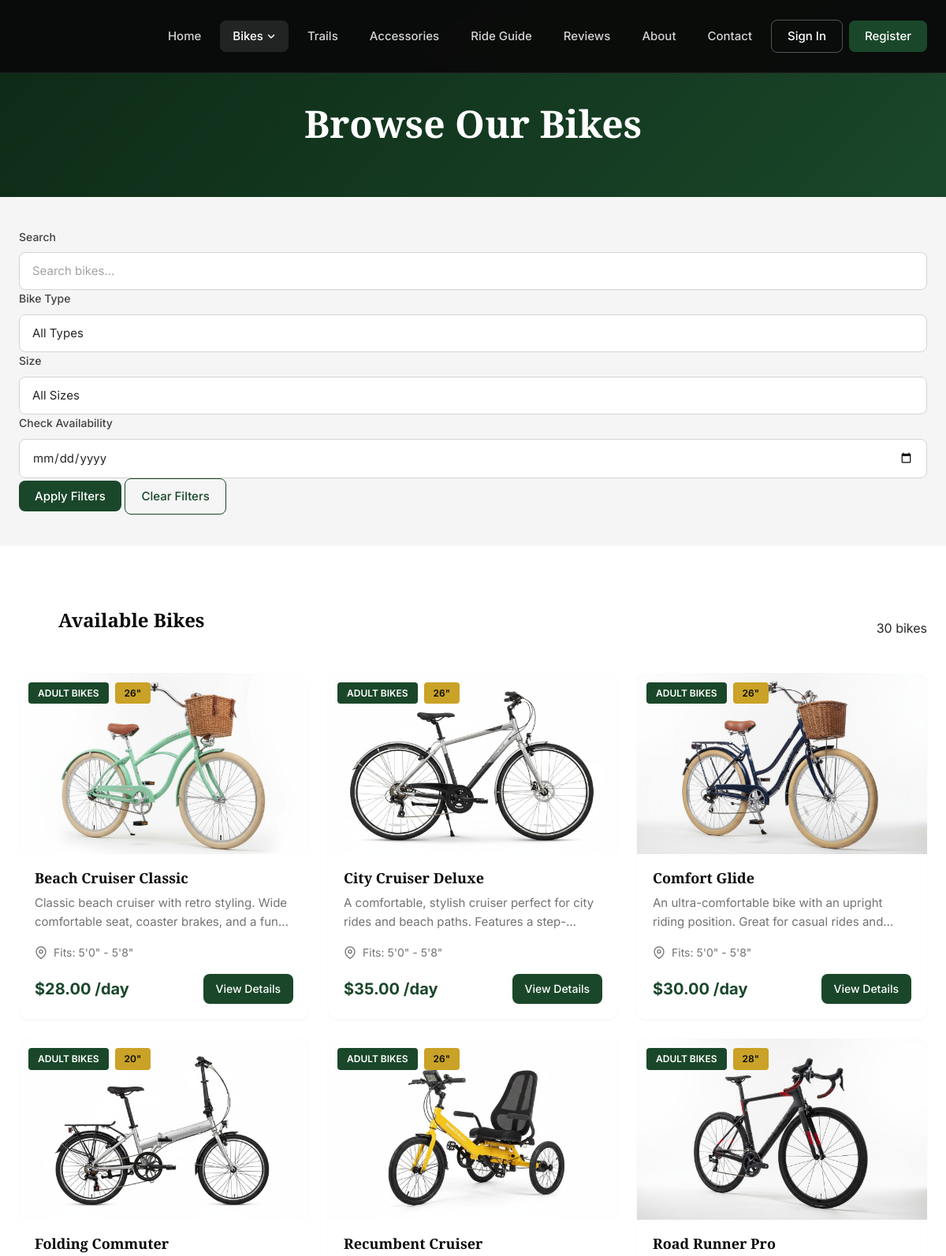
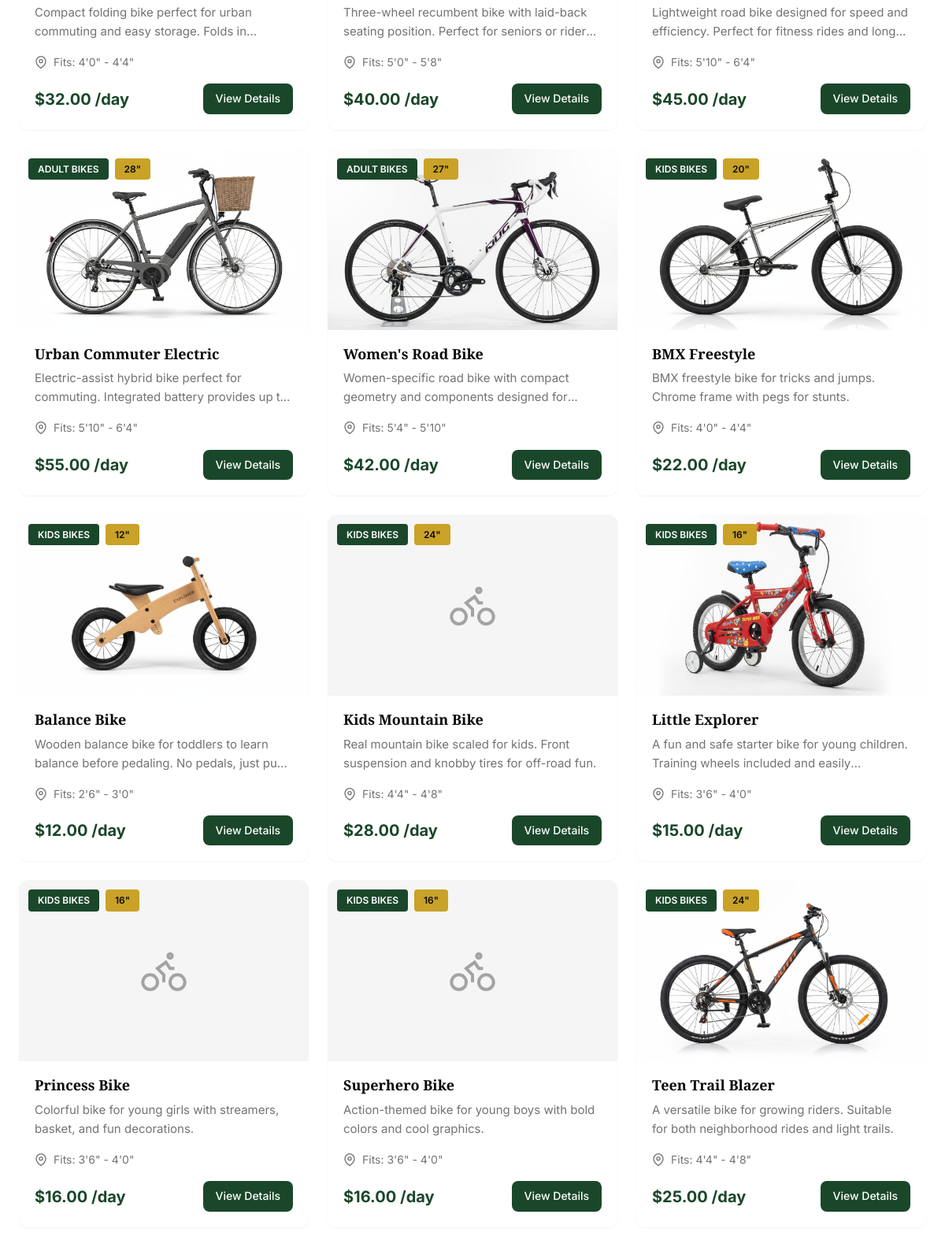
Screenshot of /bikes/ (upper part) with the database file from the repository (2 pictures, top to bottom).
### bikes/models.py (models this page shows, shortened)
class Bike(models.Model):
    BIKE_TYPES = [
        ('adult', 'Adult Bike'),
        ('kids', 'Kids Bike'),
        ('mountain', 'Mountain Bike'),
        ('tandem', 'Tandem Bike'),
    ]
    STATUS_CHOICES = [
        ('maintenance', 'At Dock'),
        ('in_use', 'On Trail'),
        ('available', 'In Shop')
    ]
    name = models.CharField(max_length=200)
    slug = models.SlugField(unique=True)
    serial_number = models.CharField(
        max_length=50,
        unique=True,
        null=True,
        blank=True,
        help_text="Unique ID for this physical unit (e.g., ICC-101)"
    )
    category = models.ForeignKey(
        BikeCategory,
        on_delete=models.CASCADE,
        related_name='bikes'
    )
    bike_type = models.CharField(max_length=20, choices=BIKE_TYPES)
    size = models.ForeignKey(
        BikeSize,
        on_delete=models.SET_NULL,
        null=True,
        blank=True,
        related_name='bikes'
    )
    description = models.TextField()
    features = models.TextField(help_text="List key features, one per line")
    price_per_day = models.DecimalField(max_digits=8, decimal_places=2)
    price_per_hour = models.DecimalField(max_digits=8, decimal_places=2, null=True, blank=True)
    image = models.ImageField(upload_to='bikes/', blank=True, null=True)
    is_available = models.BooleanField(default=True)
    is_maintenance = models.BooleanField(default=False, help_text="Bike is under maintenance")
    maintenance_note = models.TextField(blank=True, help_text="Reason for maintenance")
    location = models.ForeignKey(
        'locations.Location',
        on_delete=models.SET_NULL,
        null=True,
        blank=True,
        related_name='bikes'
    )
    status = models.CharField(
        max_length=20,
        choices=STATUS_CHOICES,
        default='available'
    )
    created_at = models.DateTimeField(auto_now_add=True)
    updated_at = models.DateTimeField(auto_now=True)
    class Meta:
        ordering = ['category', 'name']

class BikeCategory(models.Model):
    name = models.CharField(max_length=100, unique=True)
    slug = models.SlugField(unique=True)
    description = models.TextField()
    image = models.ImageField(upload_to='categories/', blank=True, null=True)
    display_order = models.PositiveIntegerField(default=0)
    is_active = models.BooleanField(default=True)
    class Meta:
        verbose_name = 'Bike Category'
        verbose_name_plural = 'Bike Categories'
        ordering = ['display_order', 'name']

class BikeSize(models.Model):
    size_inches = models.PositiveIntegerField(unique=True)
    description = models.TextField(help_text="Description of who this size fits")
    recommended_height = models.CharField(max_length=100, help_text="Recommended rider height range")
    recommended_age = models.CharField(max_length=100, blank=True, help_text="Recommended age range")
    class Meta:
        ordering = ['size_inches']

### bikes/views.py (the view, shortened to what this page needs)
# urls.py: path('', views.bike_list, name='bike_list'),
def bike_list(request):
    bikes = Bike.objects.filter(
        is_available=True,
        is_maintenance=False
    ).select_related('category', 'size')
    category_slug = request.GET.get('category')
    if category_slug:
        bikes = bikes.filter(category__slug=category_slug)
    bike_type = request.GET.get('type')
    if bike_type:
        bikes = bikes.filter(bike_type=bike_type)
    size = request.GET.get('size')
    if size:
        bikes = bikes.filter(size__size_inches=size)
    search = request.GET.get('search')
    if search:
        bikes = bikes.filter(
            Q(name__icontains=search) |
            Q(description__icontains=search) |
            Q(features__icontains=search)
        )
    date_str = request.GET.get('date')
    categories = BikeCategory.objects.filter(is_active=True)
    sizes = BikeSize.objects.all()
    context = {
        'bikes': bikes,
        'categories': categories,
        'sizes': sizes,
        'bike_types': Bike.BIKE_TYPES,
        'selected_category': category_slug,
        'selected_type': bike_type,
        'selected_size': size,
        'search_query': search,
        'check_date': date_str,
    }
    return render(request, 'bikes/bike_list.html', context)

### templates/bikes/bike_list.html (shortened to what this page needs)
{% extends 'base.html' %}
{% block content %}
<section class="page-header">
    <div class="container">
        <h1 class="page-title">Browse Our Bikes</h1>
    </div>
</section>
<section class="section-sm section-alt">
    <div class="container">
        <div class="filter-panel">
            <form method="get" class="filter-form">
                <div class="filter-row">
                    <div class="filter-group">
                        <label for="search">Search</label>
                        <input type="text" name="search" id="search" class="form-control" placeholder="Search bikes..." value="{{ search_query|default:'' }}">
                    </div>
                    <div class="filter-group">
                        <label for="type">Bike Type</label>
                        <select name="type" id="type" class="form-control">
                            <option value="">All Types</option>
                        </select>
                    </div>
                    <div class="filter-group">
                        <label for="size">Size</label>
                        <select name="size" id="size" class="form-control">
                            <option value="">All Sizes</option>
                        </select>
                    </div>
                    <div class="filter-group">
                        <label for="date">Check Availability</label>
                        <input type="date" name="date" id="date" class="form-control" value="{{ check_date|default:'' }}">
                    </div>
                </div>
                <div class="filter-actions">
                    <button type="submit" class="btn btn-primary">Apply Filters</button>
                    <a href="{% url 'bike_list' %}" class="btn btn-outline">Clear Filters</a>
                </div>
            </form>
        </div>
    </div>
</section>
<section class="section">
    <div class="container">
        <div class="section-header-flex">
            <h2 class="section-title">Available Bikes</h2>
            <span class="results-count">{{ bikes|length }} bike{{ bikes|length|pluralize }}</span>
        </div>
        <div class="bike-grid">
            {% for bike in bikes %}
            <div class="bike-card">
                <div class="bike-image">
                    {% if bike.image %}
                    <img src="{{ bike.image.url }}" alt="{{ bike.name }}">
                    {% else %}
                    <div class="bike-image-placeholder">
                        <svg width="64" height="64" viewBox="0 0 24 24" fill="none" stroke="currentColor" stroke-width="1.5">
                            <circle cx="5.5" cy="17.5" r="3.5"/>
                            <circle cx="18.5" cy="17.5" r="3.5"/>
                            <path d="M15 6a1 1 0 100-2 1 1 0 000 2zm-3 11.5V14l-3-3 4-3 2 3h2"/>
                        </svg>
                    </div>
                    {% endif %}
                    <div class="bike-badges">
                        <span class="bike-badge">{{ bike.category.name }}</span>
                        {% if bike.size %}
                        <span class="bike-badge badge-secondary">{{ bike.size.size_inches }}"</span>
                        {% endif %}
                    </div>
                </div>
                <div class="bike-content">
                    <h3 class="bike-name">{{ bike.name }}</h3>
                    <p class="bike-description">{{ bike.description|truncatewords:15 }}</p>
                    {% if bike.size %}
                    <div class="bike-size-info">
                        <svg width="16" height="16" viewBox="0 0 24 24" fill="none" stroke="currentColor" stroke-width="2">
                            <path d="M21 10c0 7-9 13-9 13s-9-6-9-13a9 9 0 0118 0z"/>
                            <circle cx="12" cy="10" r="3"/>
                        </svg>
                        Fits: {{ bike.size.recommended_height }}
                    </div>
                    {% endif %}
                    <div class="bike-footer">
                        <div class="bike-price">
                            <span class="price-main">${{ bike.price_per_day }}</span>
                            <span class="price-unit">/day</span>
                        </div>
                        <a href="{% url 'bike_detail' slug=bike.slug %}" class="btn btn-primary btn-sm">View Details</a>
                    </div>
                </div>
            </div>
            {% endfor %}
        </div>
    </div>
</section>
{% endblock %}

### static/css/profile.css (style rules this page uses)
.section-title { font-size: 1.5rem; margin-bottom: 20px; margin-left: 50px; }

### rows the page displays
Bike: image (picture), category.name "ADULT BIKES", size.size_inches "26", name "Beach Cruiser Classic", description "Classic beach cruiser with retro styling. Wide comfortable seat, coaster brakes, and a…", size.recommended_height "5'0\" - 5'8\"", price_per_day "28.00"
Bike: image (picture), category.name "ADULT BIKES", size.size_inches "26", name "City Cruiser Deluxe", description "A comfortable, stylish cruiser perfect for city rides and beach paths. Features…", size.recommended_height "5'0\" - 5'8\"", price_per_day "35.00"
Bike: image (picture), category.name "ADULT BIKES", size.size_inches "26", name "Comfort Glide", description "An ultra-comfortable bike with an upright riding position. Great for casual rides…", size.recommended_height "5'0\" - 5'8\"", price_per_day "30.00"
Bike: image (picture), category.name "ADULT BIKES", size.size_inches "20", name "Folding Commuter", description "Compact folding bike perfect for urban commuting and easy storage. Folds…", size.recommended_height "4'0\" - 4'4\"", price_per_day "32.00"
Bike: image (picture), category.name "ADULT BIKES", size.size_inches "26", name "Recumbent Cruiser", description "Three-wheel recumbent bike with laid-back seating position. Perfect for seniors or…", size.recommended_height "5'0\" - 5'8\"", price_per_day "40.00"
Bike: image (picture), category.name "ADULT BIKES", size.size_inches "28", name "Road Runner Pro", description "Lightweight road bike designed for speed and efficiency. Perfect for fitness rides…", size.recommended_height "5'10\" - 6'4\"", price_per_day "45.00"
Bike: image (picture), category.name "ADULT BIKES", size.size_inches "28", name "Urban Commuter Electric", description "Electric-assist hybrid bike perfect for commuting. Integrated battery provides up…", size.recommended_height "5'10\" - 6'4\"", price_per_day "55.00"
Bike: image (picture), category.name "ADULT BIKES", size.size_inches "27", name "Women's Road Bike", description "Women-specific road bike with compact geometry and components designed…", size.recommended_height "5'4\" - 5'10\"", price_per_day "42.00"
Bike: image (picture), category.name "KIDS BIKES", size.size_inches "20", name "BMX Freestyle", description "BMX freestyle bike for tricks and jumps. Chrome frame with pegs for stunts.", size.recommended_height "4'0\" - 4'4\"", price_per_day "22.00"
Bike: image (picture), category.name "KIDS BIKES", size.size_inches "12", name "Balance Bike", description "Wooden balance bike for toddlers to learn balance before pedaling. No pedals, just…", size.recommended_height "2'6\" - 3'0\"", price_per_day "12.00"
Bike: category.name "KIDS BIKES", size.size_inches "24", name "Kids Mountain Bike", description "Real mountain bike scaled for kids. Front suspension and knobby tires for off-road fun.", size.recommended_height "4'4\" - 4'8\"", price_per_day "28.00"
Bike: image (picture), category.name "KIDS BIKES", size.size_inches "16", name "Little Explorer", description "A fun and safe starter bike for young children. Training wheels included and…", size.recommended_height "3'6\" - 4'0\"", price_per_day "15.00"
Bike: category.name "KIDS BIKES", size.size_inches "16", name "Princess Bike", description "Colorful bike for young girls with streamers, basket, and fun decorations.", size.recommended_height "3'6\" - 4'0\"", price_per_day "16.00"
Bike: category.name "KIDS BIKES", size.size_inches "16", name "Superhero Bike", description "Action-themed bike for young boys with bold colors and cool graphics.", size.recommended_height "3'6\" - 4'0\"", price_per_day "16.00"
Bike: image (picture), category.name "KIDS BIKES", size.size_inches "24", name "Teen Trail Blazer", description "A versatile bike for growing riders. Suitable for both neighborhood rides and light trails.", size.recommended_height "4'4\" - 4'8\"", price_per_day "25.00"

### other values shown
{{ bikes|length }} "30"
